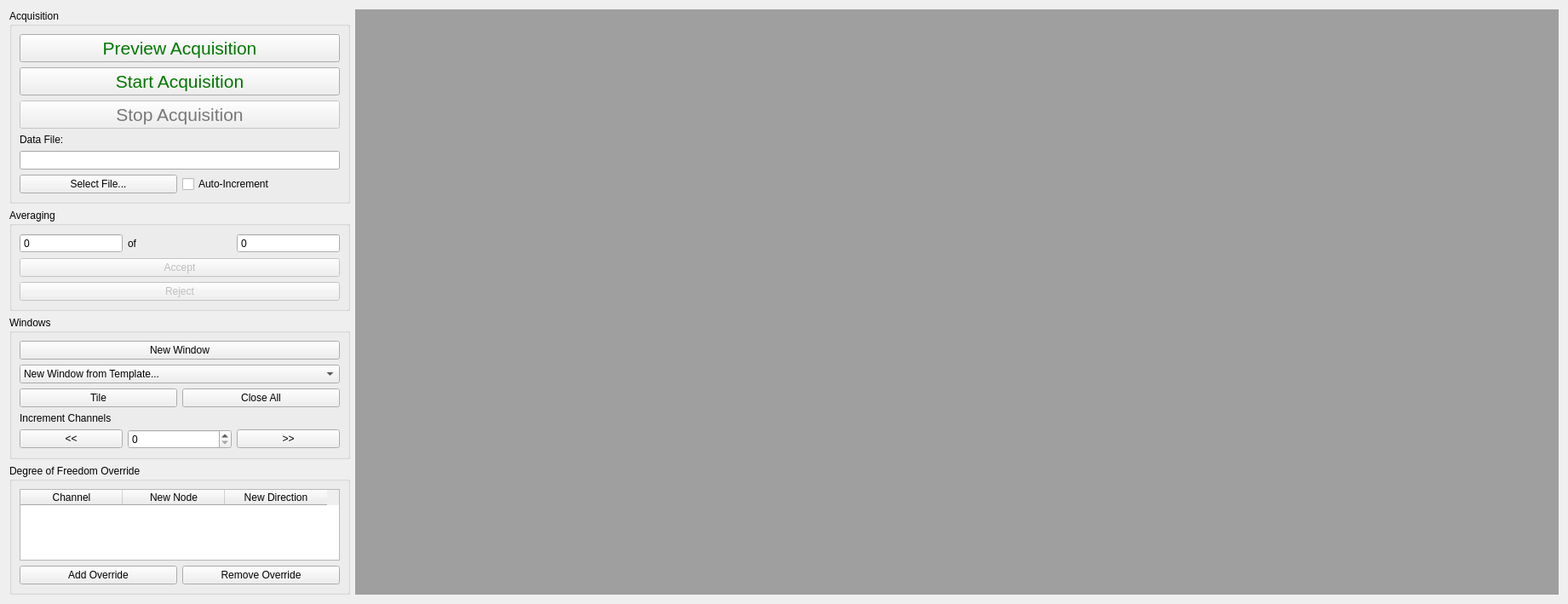
<?xml version="1.0" encoding="UTF-8"?>
<ui version="4.0">
 <class>Form</class>
 <widget class="QWidget" name="Form">
  <property name="geometry">
   <rect>
    <x>0</x>
    <y>0</y>
    <width>1841</width>
    <height>709</height>
   </rect>
  </property>
  <property name="windowTitle">
   <string>Form</string>
  </property>
  <layout class="QHBoxLayout" name="horizontalLayout">
   <item>
    <layout class="QVBoxLayout" name="settings_layout">
     <item>
      <widget class="QGroupBox" name="acqusition_groupbox">
       <property name="title">
        <string>Acquisition</string>
       </property>
       <layout class="QVBoxLayout" name="verticalLayout_2">
        <item>
         <widget class="QPushButton" name="preview_test_button">
          <property name="sizePolicy">
           <sizepolicy hsizetype="Minimum" vsizetype="Minimum">
            <horstretch>0</horstretch>
            <verstretch>0</verstretch>
           </sizepolicy>
          </property>
          <property name="palette">
           <palette>
            <active>
             <colorrole role="ButtonText">
              <brush brushstyle="SolidPattern">
               <color alpha="255">
                <red>0</red>
                <green>120</green>
                <blue>0</blue>
               </color>
              </brush>
             </colorrole>
            </active>
            <inactive>
             <colorrole role="ButtonText">
              <brush brushstyle="SolidPattern">
               <color alpha="255">
                <red>0</red>
                <green>120</green>
                <blue>0</blue>
               </color>
              </brush>
             </colorrole>
            </inactive>
            <disabled>
             <colorrole role="ButtonText">
              <brush brushstyle="SolidPattern">
               <color alpha="255">
                <red>120</red>
                <green>120</green>
                <blue>120</blue>
               </color>
              </brush>
             </colorrole>
            </disabled>
           </palette>
          </property>
          <property name="font">
           <font>
            <pointsize>16</pointsize>
           </font>
          </property>
          <property name="toolTip">
           <string>&lt;html&gt;&lt;head/&gt;&lt;body&gt;&lt;p&gt;&lt;span style=&quot; font-weight:600;&quot;&gt;Preview Acquisition&lt;/span&gt;&lt;/p&gt;&lt;p&gt;Starts the acquisition in Preview mode which will not save data to the disk nor will it stop automatically when the requested number of averages is reached.&lt;/p&gt;&lt;/body&gt;&lt;/html&gt;</string>
          </property>
          <property name="text">
           <string>Preview Acquisition</string>
          </property>
         </widget>
        </item>
        <item>
         <widget class="QPushButton" name="start_test_button">
          <property name="sizePolicy">
           <sizepolicy hsizetype="Minimum" vsizetype="Minimum">
            <horstretch>0</horstretch>
            <verstretch>0</verstretch>
           </sizepolicy>
          </property>
          <property name="palette">
           <palette>
            <active>
             <colorrole role="ButtonText">
              <brush brushstyle="SolidPattern">
               <color alpha="255">
                <red>0</red>
                <green>120</green>
                <blue>0</blue>
               </color>
              </brush>
             </colorrole>
            </active>
            <inactive>
             <colorrole role="ButtonText">
              <brush brushstyle="SolidPattern">
               <color alpha="255">
                <red>0</red>
                <green>120</green>
                <blue>0</blue>
               </color>
              </brush>
             </colorrole>
            </inactive>
            <disabled>
             <colorrole role="ButtonText">
              <brush brushstyle="SolidPattern">
               <color alpha="255">
                <red>120</red>
                <green>120</green>
                <blue>120</blue>
               </color>
              </brush>
             </colorrole>
            </disabled>
           </palette>
          </property>
          <property name="font">
           <font>
            <pointsize>16</pointsize>
           </font>
          </property>
          <property name="toolTip">
           <string>&lt;html&gt;&lt;head/&gt;&lt;body&gt;&lt;p&gt;&lt;span style=&quot; font-weight:600;&quot;&gt;Start Acquisition&lt;/span&gt;&lt;/p&gt;&lt;p&gt;Starts the acquisition and stores data to the disk.  Acquisition will stop automatically when the requested number of averages is reached.&lt;/p&gt;&lt;/body&gt;&lt;/html&gt;</string>
          </property>
          <property name="text">
           <string>Start Acquisition</string>
          </property>
         </widget>
        </item>
        <item>
         <widget class="QPushButton" name="stop_test_button">
          <property name="enabled">
           <bool>false</bool>
          </property>
          <property name="sizePolicy">
           <sizepolicy hsizetype="Minimum" vsizetype="Minimum">
            <horstretch>0</horstretch>
            <verstretch>0</verstretch>
           </sizepolicy>
          </property>
          <property name="palette">
           <palette>
            <active>
             <colorrole role="ButtonText">
              <brush brushstyle="SolidPattern">
               <color alpha="255">
                <red>255</red>
                <green>0</green>
                <blue>0</blue>
               </color>
              </brush>
             </colorrole>
            </active>
            <inactive>
             <colorrole role="ButtonText">
              <brush brushstyle="SolidPattern">
               <color alpha="255">
                <red>255</red>
                <green>0</green>
                <blue>0</blue>
               </color>
              </brush>
             </colorrole>
            </inactive>
            <disabled>
             <colorrole role="ButtonText">
              <brush brushstyle="SolidPattern">
               <color alpha="255">
                <red>120</red>
                <green>120</green>
                <blue>120</blue>
               </color>
              </brush>
             </colorrole>
            </disabled>
           </palette>
          </property>
          <property name="font">
           <font>
            <pointsize>16</pointsize>
           </font>
          </property>
          <property name="toolTip">
           <string>&lt;html&gt;&lt;head/&gt;&lt;body&gt;&lt;p&gt;&lt;span style=&quot; font-weight:600;&quot;&gt;Stop Acquisition&lt;/span&gt;&lt;/p&gt;&lt;p&gt;Stops the currently active acquisition.&lt;/p&gt;&lt;/body&gt;&lt;/html&gt;</string>
          </property>
          <property name="text">
           <string>Stop Acquisition</string>
          </property>
         </widget>
        </item>
        <item>
         <widget class="QLabel" name="data_file_label">
          <property name="sizePolicy">
           <sizepolicy hsizetype="Minimum" vsizetype="Minimum">
            <horstretch>0</horstretch>
            <verstretch>0</verstretch>
           </sizepolicy>
          </property>
          <property name="text">
           <string>Data File:</string>
          </property>
         </widget>
        </item>
        <item>
         <widget class="QLineEdit" name="data_file_selector">
          <property name="sizePolicy">
           <sizepolicy hsizetype="Minimum" vsizetype="Fixed">
            <horstretch>0</horstretch>
            <verstretch>0</verstretch>
           </sizepolicy>
          </property>
          <property name="toolTip">
           <string>&lt;html&gt;&lt;head/&gt;&lt;body&gt;&lt;p&gt;&lt;span style=&quot; font-weight:600;&quot;&gt;Data File&lt;/span&gt;&lt;/p&gt;&lt;p&gt;File to which modal data is written from Rattlesnake.  Note that writing modal data to a network drive can cause the user interface to hang if the files are large and the network is relatively slow.&lt;/p&gt;&lt;/body&gt;&lt;/html&gt;</string>
          </property>
          <property name="readOnly">
           <bool>true</bool>
          </property>
         </widget>
        </item>
        <item>
         <layout class="QHBoxLayout" name="file_settings_layout">
          <item>
           <widget class="QPushButton" name="select_file_button">
            <property name="toolTip">
             <string>&lt;html&gt;&lt;head/&gt;&lt;body&gt;&lt;p&gt;&lt;span style=&quot; font-weight:600;&quot;&gt;Select File...&lt;/span&gt;&lt;/p&gt;&lt;p&gt;Opens a file dialog to allow the user to select a file to which data will be saved.  For large tests, it is not recommended to write data directly to a network drive, as relatively slow network speeds may cause the user interface to hang while the file is being written.&lt;/p&gt;&lt;/body&gt;&lt;/html&gt;</string>
            </property>
            <property name="text">
             <string>Select File...</string>
            </property>
           </widget>
          </item>
          <item>
           <widget class="QCheckBox" name="autoincrement_checkbox">
            <property name="toolTip">
             <string>&lt;html&gt;&lt;head/&gt;&lt;body&gt;&lt;p&gt;&lt;span style=&quot; font-weight:600;&quot;&gt;Auto-Increment&lt;/span&gt;&lt;/p&gt;&lt;p&gt;Select this to automatically add a 4-digit number to the file name that will increment automatically.  This can be useful for roving hammer excitation where the user does not want to accidentally overwrite previous data.&lt;/p&gt;&lt;/body&gt;&lt;/html&gt;</string>
            </property>
            <property name="text">
             <string>Auto-Increment</string>
            </property>
           </widget>
          </item>
         </layout>
        </item>
       </layout>
      </widget>
     </item>
     <item>
      <widget class="QGroupBox" name="averaging_groupbox">
       <property name="sizePolicy">
        <sizepolicy hsizetype="Minimum" vsizetype="Minimum">
         <horstretch>0</horstretch>
         <verstretch>0</verstretch>
        </sizepolicy>
       </property>
       <property name="title">
        <string>Averaging</string>
       </property>
       <layout class="QVBoxLayout" name="verticalLayout_3">
        <item>
         <layout class="QHBoxLayout" name="average_display_layout">
          <item>
           <widget class="QSpinBox" name="current_average_display">
            <property name="toolTip">
             <string>&lt;html&gt;&lt;head/&gt;&lt;body&gt;&lt;p&gt;&lt;span style=&quot; font-weight:600;&quot;&gt;Average Count&lt;/span&gt;&lt;/p&gt;&lt;p&gt;Current number of averages acquired&lt;/p&gt;&lt;/body&gt;&lt;/html&gt;</string>
            </property>
            <property name="readOnly">
             <bool>true</bool>
            </property>
            <property name="buttonSymbols">
             <enum>QAbstractSpinBox::NoButtons</enum>
            </property>
            <property name="maximum">
             <number>999999999</number>
            </property>
           </widget>
          </item>
          <item>
           <widget class="QLabel" name="average_display_label">
            <property name="text">
             <string>of</string>
            </property>
           </widget>
          </item>
          <item>
           <widget class="QSpinBox" name="total_averages_display">
            <property name="toolTip">
             <string>&lt;html&gt;&lt;head/&gt;&lt;body&gt;&lt;p&gt;&lt;span style=&quot; font-weight:600;&quot;&gt;Total Averages&lt;/span&gt;&lt;/p&gt;&lt;p&gt;Total number of averages that will be acquired during the test, after which data acquisition will shut down automatically if not in preview mode.&lt;/p&gt;&lt;/body&gt;&lt;/html&gt;</string>
            </property>
            <property name="readOnly">
             <bool>true</bool>
            </property>
            <property name="buttonSymbols">
             <enum>QAbstractSpinBox::NoButtons</enum>
            </property>
            <property name="maximum">
             <number>999999999</number>
            </property>
           </widget>
          </item>
         </layout>
        </item>
        <item>
         <widget class="QPushButton" name="accept_average_button">
          <property name="enabled">
           <bool>false</bool>
          </property>
          <property name="toolTip">
           <string>&lt;html&gt;&lt;head/&gt;&lt;body&gt;&lt;p&gt;&lt;span style=&quot; font-weight:600;&quot;&gt;Accept&lt;/span&gt;&lt;/p&gt;&lt;p&gt;Manually accept the current measurement frame.  This button will be disabled unless Manual acceptance is specified.&lt;/p&gt;&lt;/body&gt;&lt;/html&gt;</string>
          </property>
          <property name="text">
           <string>Accept</string>
          </property>
         </widget>
        </item>
        <item>
         <widget class="QPushButton" name="reject_average_button">
          <property name="enabled">
           <bool>false</bool>
          </property>
          <property name="toolTip">
           <string>&lt;html&gt;&lt;head/&gt;&lt;body&gt;&lt;p&gt;&lt;span style=&quot; font-weight:600;&quot;&gt;Reject&lt;/span&gt;&lt;/p&gt;&lt;p&gt;Manually reject the current measurement frame.  This button will be disabled unless Manual acceptance is specified.&lt;/p&gt;&lt;/body&gt;&lt;/html&gt;</string>
          </property>
          <property name="text">
           <string>Reject</string>
          </property>
         </widget>
        </item>
       </layout>
      </widget>
     </item>
     <item>
      <widget class="QGroupBox" name="window_groupbox">
       <property name="sizePolicy">
        <sizepolicy hsizetype="Minimum" vsizetype="Minimum">
         <horstretch>0</horstretch>
         <verstretch>0</verstretch>
        </sizepolicy>
       </property>
       <property name="title">
        <string>Windows</string>
       </property>
       <layout class="QGridLayout" name="gridLayout">
        <item row="1" column="0" colspan="2">
         <widget class="QComboBox" name="new_from_template_combobox">
          <property name="sizePolicy">
           <sizepolicy hsizetype="Minimum" vsizetype="Fixed">
            <horstretch>0</horstretch>
            <verstretch>0</verstretch>
           </sizepolicy>
          </property>
          <property name="toolTip">
           <string>&lt;html&gt;&lt;head/&gt;&lt;body&gt;&lt;p&gt;&lt;span style=&quot; font-weight:600;&quot;&gt;New Window from Template...&lt;/span&gt;&lt;/p&gt;&lt;p&gt;Create a visualization window from a set of preset templates of commonly requested visualizations, such as drive point FRFs or reference autospectra.&lt;/p&gt;&lt;/body&gt;&lt;/html&gt;</string>
          </property>
          <item>
           <property name="text">
            <string>New Window from Template...</string>
           </property>
          </item>
          <item>
           <property name="text">
            <string>Drive Point (Magnitude)</string>
           </property>
          </item>
          <item>
           <property name="text">
            <string>Drive Point (Imaginary)</string>
           </property>
          </item>
          <item>
           <property name="text">
            <string>Drive Point Coherence</string>
           </property>
          </item>
          <item>
           <property name="text">
            <string>Reciprocity</string>
           </property>
          </item>
          <item>
           <property name="text">
            <string>Reference Autospectrum</string>
           </property>
          </item>
          <item>
           <property name="text">
            <string>3x3 Channel Grid</string>
           </property>
          </item>
         </widget>
        </item>
        <item row="2" column="1">
         <widget class="QPushButton" name="close_all_button">
          <property name="toolTip">
           <string>&lt;html&gt;&lt;head/&gt;&lt;body&gt;&lt;p&gt;&lt;span style=&quot; font-weight:600;&quot;&gt;Close All&lt;/span&gt;&lt;/p&gt;&lt;p&gt;Close all visualization windows.&lt;/p&gt;&lt;/body&gt;&lt;/html&gt;</string>
          </property>
          <property name="text">
           <string>Close All</string>
          </property>
         </widget>
        </item>
        <item row="3" column="0" colspan="2">
         <widget class="QLabel" name="increment_channels_label">
          <property name="sizePolicy">
           <sizepolicy hsizetype="Minimum" vsizetype="Minimum">
            <horstretch>0</horstretch>
            <verstretch>0</verstretch>
           </sizepolicy>
          </property>
          <property name="text">
           <string>Increment Channels</string>
          </property>
         </widget>
        </item>
        <item row="4" column="0" colspan="2">
         <layout class="QHBoxLayout" name="increment_channels_layout">
          <item>
           <widget class="QPushButton" name="decrement_channels_button">
            <property name="toolTip">
             <string>&lt;html&gt;&lt;head/&gt;&lt;body&gt;&lt;p&gt;&lt;span style=&quot; font-weight:600;&quot;&gt;&amp;lt;&amp;lt; (Decrement Channels)&lt;/span&gt;&lt;/p&gt;&lt;p&gt;Decrement channels in visualization windows by the specified number of channels, except for windows that are locked.&lt;/p&gt;&lt;/body&gt;&lt;/html&gt;</string>
            </property>
            <property name="text">
             <string>&lt;&lt;</string>
            </property>
           </widget>
          </item>
          <item>
           <widget class="QSpinBox" name="increment_channels_number">
            <property name="toolTip">
             <string>&lt;html&gt;&lt;head/&gt;&lt;body&gt;&lt;p&gt;&lt;span style=&quot; font-weight:600;&quot;&gt;Channel Increment&lt;/span&gt;&lt;/p&gt;&lt;p&gt;Select the number of channels to increment all windows by.  This is useful to quickly move through all channels in a test.&lt;/p&gt;&lt;/body&gt;&lt;/html&gt;</string>
            </property>
           </widget>
          </item>
          <item>
           <widget class="QPushButton" name="increment_channels_button">
            <property name="toolTip">
             <string>&lt;html&gt;&lt;head/&gt;&lt;body&gt;&lt;p&gt;&lt;span style=&quot; font-weight:600;&quot;&gt;&amp;gt;&amp;gt; (Increment Channels)&lt;/span&gt;&lt;/p&gt;&lt;p&gt;Increment channels in visualization windows by the specified number of channels, except for windows that are locked.&lt;/p&gt;&lt;/body&gt;&lt;/html&gt;</string>
            </property>
            <property name="text">
             <string>&gt;&gt;</string>
            </property>
           </widget>
          </item>
         </layout>
        </item>
        <item row="2" column="0">
         <widget class="QPushButton" name="tile_layout_button">
          <property name="toolTip">
           <string>&lt;html&gt;&lt;head/&gt;&lt;body&gt;&lt;p&gt;&lt;span style=&quot; font-weight:600;&quot;&gt;Tile&lt;/span&gt;&lt;/p&gt;&lt;p&gt;Tile all visualization windows&lt;/p&gt;&lt;/body&gt;&lt;/html&gt;</string>
          </property>
          <property name="text">
           <string>Tile</string>
          </property>
         </widget>
        </item>
        <item row="0" column="0" colspan="2">
         <widget class="QPushButton" name="new_window_button">
          <property name="toolTip">
           <string>&lt;html&gt;&lt;head/&gt;&lt;body&gt;&lt;p&gt;&lt;span style=&quot; font-weight:600;&quot;&gt;New Window&lt;/span&gt;&lt;/p&gt;&lt;p&gt;Create a new data visualization window.&lt;/p&gt;&lt;/body&gt;&lt;/html&gt;</string>
          </property>
          <property name="text">
           <string>New Window</string>
          </property>
         </widget>
        </item>
       </layout>
      </widget>
     </item>
     <item>
      <widget class="QGroupBox" name="dof_override_groupbox">
       <property name="title">
        <string>Degree of Freedom Override</string>
       </property>
       <layout class="QVBoxLayout" name="verticalLayout">
        <item>
         <widget class="QTableWidget" name="dof_override_table">
          <property name="sizePolicy">
           <sizepolicy hsizetype="Minimum" vsizetype="Expanding">
            <horstretch>0</horstretch>
            <verstretch>0</verstretch>
           </sizepolicy>
          </property>
          <property name="toolTip">
           <string>&lt;html&gt;&lt;head/&gt;&lt;body&gt;&lt;p&gt;&lt;span style=&quot; font-weight:600;&quot;&gt;Degree of Freedom Override Table&lt;/span&gt;&lt;/p&gt;&lt;p&gt;This table can be used during roving hammer testing, or other testing that involves changing the channel degrees of freedom, to change channel names during a test without needing to update the channel table and re-initialize the data acquisition system.  The user selects a channel to update and provides a new node number and new direction string.  Subsequently acquired data will have degree of freedom information updated in the channel table that gets stored to the disk with the data.&lt;/p&gt;&lt;/body&gt;&lt;/html&gt;</string>
          </property>
          <property name="sizeAdjustPolicy">
           <enum>QAbstractScrollArea::AdjustToContents</enum>
          </property>
          <attribute name="horizontalHeaderDefaultSectionSize">
           <number>120</number>
          </attribute>
          <attribute name="horizontalHeaderMinimumSectionSize">
           <number>120</number>
          </attribute>
          <column>
           <property name="text">
            <string>Channel</string>
           </property>
           <property name="toolTip">
            <string>&lt;html&gt;&lt;head/&gt;&lt;body&gt;&lt;p&gt;&lt;span style=&quot; font-weight:600;&quot;&gt;Original Channel&lt;/span&gt;&lt;/p&gt;&lt;p&gt;Original channel that will be overridden&lt;/p&gt;&lt;/body&gt;&lt;/html&gt;</string>
           </property>
          </column>
          <column>
           <property name="text">
            <string>New Node</string>
           </property>
           <property name="toolTip">
            <string>&lt;html&gt;&lt;head/&gt;&lt;body&gt;&lt;p&gt;&lt;span style=&quot; font-weight:600;&quot;&gt;New Node&lt;/span&gt;&lt;/p&gt;&lt;p&gt;The new Node Number to override the original channel with.&lt;/p&gt;&lt;/body&gt;&lt;/html&gt;</string>
           </property>
          </column>
          <column>
           <property name="text">
            <string>New Direction</string>
           </property>
           <property name="toolTip">
            <string>&lt;html&gt;&lt;head/&gt;&lt;body&gt;&lt;p&gt;&lt;span style=&quot; font-weight:600;&quot;&gt;New Direction&lt;/span&gt;&lt;/p&gt;&lt;p&gt;The new Direction to override the original channel with.  This should be a value like &amp;quot;X+&amp;quot; or &amp;quot;Z-&amp;quot;&lt;/p&gt;&lt;/body&gt;&lt;/html&gt;</string>
           </property>
          </column>
         </widget>
        </item>
        <item>
         <layout class="QHBoxLayout" name="horizontalLayout_2">
          <item>
           <widget class="QPushButton" name="add_override_button">
            <property name="toolTip">
             <string>&lt;html&gt;&lt;head/&gt;&lt;body&gt;&lt;p&gt;&lt;span style=&quot; font-weight:600;&quot;&gt;Add Override&lt;/span&gt;&lt;/p&gt;&lt;p&gt;Adds an override to the channel table to change the degree of freedom associated with a given channel.  Useful for roving hammer or roving accelerometer testing.&lt;/p&gt;&lt;/body&gt;&lt;/html&gt;</string>
            </property>
            <property name="text">
             <string>Add Override</string>
            </property>
           </widget>
          </item>
          <item>
           <widget class="QPushButton" name="remove_override_button">
            <property name="toolTip">
             <string>&lt;html&gt;&lt;head/&gt;&lt;body&gt;&lt;p&gt;&lt;span style=&quot; font-weight:600;&quot;&gt;Remove Override&lt;/span&gt;&lt;/p&gt;&lt;p&gt;Removes the selected channel override.&lt;/p&gt;&lt;/body&gt;&lt;/html&gt;</string>
            </property>
            <property name="text">
             <string>Remove Override</string>
            </property>
           </widget>
          </item>
         </layout>
        </item>
       </layout>
      </widget>
     </item>
    </layout>
   </item>
   <item>
    <widget class="QMdiArea" name="channel_display_area">
     <property name="toolTip">
      <string>&lt;html&gt;&lt;head/&gt;&lt;body&gt;&lt;p&gt;&lt;span style=&quot; font-weight:600;&quot;&gt;Display Area&lt;/span&gt;&lt;/p&gt;&lt;p&gt;New windows will be placed in this area, allowing flexible visualization of modal data during the test.&lt;/p&gt;&lt;/body&gt;&lt;/html&gt;</string>
     </property>
    </widget>
   </item>
  </layout>
 </widget>
 <resources/>
 <connections/>
</ui>
